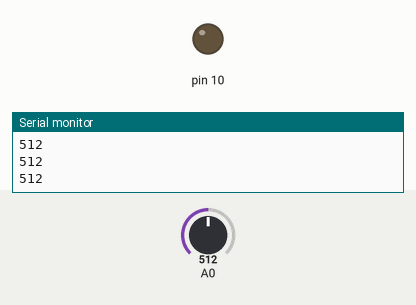
Bench run of a sketch on a simulated Arduino Uno, built with avr-gcc and run on an emulated ATmega328P. Parts: output pins drawn as LEDs (lit = HIGH), the last lines printed to the serial monitor. The inputs (shaded band) are chosen by the test bench; at power-on: A0 = 512.

Above: at 1.2 s.
1.3 s: A0 set to 16
2.8 s: A0 set to 13
At 3.7 s:
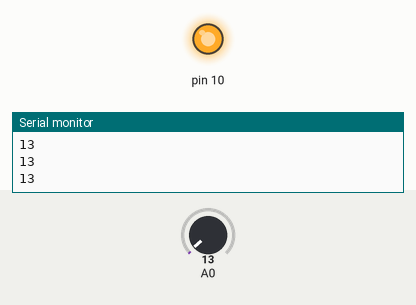
4.3 s: A0 set to 122
At 4.8 s:
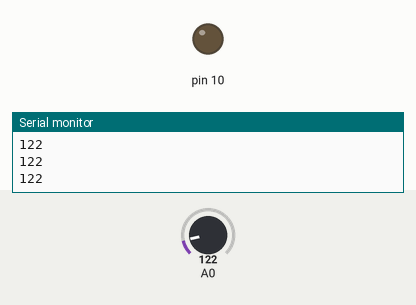
5.8 s: A0 set to 5
At 7.1 s:
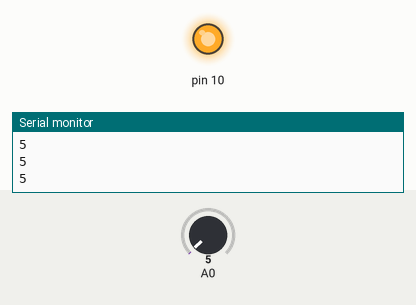
Timing chart, 0 to 8.3 s (numbered marks = the images above; inputs shaded):
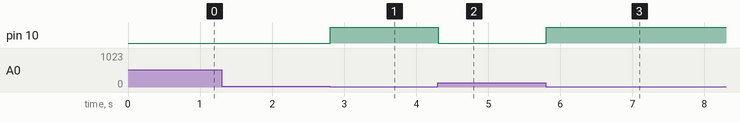

Measured:
- the behaviour switches between 15 and 14 on A0 (found by bisection; images 0 and 1)
- after the input at 2.8 s, pin 10: LOW → HIGH at once
- after the input at 4.3 s, pin 10: HIGH → LOW at once
- after the input at 5.8 s, pin 10: LOW → HIGH at once

The sketch:

AnalogReadSerial.ino
```cpp
// the setup routine runs once when you press reset:
void setup() {
  // initialize serial communication at 9600 bits per second:
  Serial.begin(9600);
  pinMode (10,OUTPUT);
}

// the loop routine runs over and over again forever:
void loop() {
  // read the input on analog pin 0:
  int sensorValue = analogRead(A0);
  // print out the value you read:
  Serial.println(sensorValue);
  if (sensorValue<15)
  {digitalWrite(10,HIGH);}//LED on
  else {digitalWrite(10,LOW);}//LED off
  delay(1);  // delay in between reads for stability
}
```
